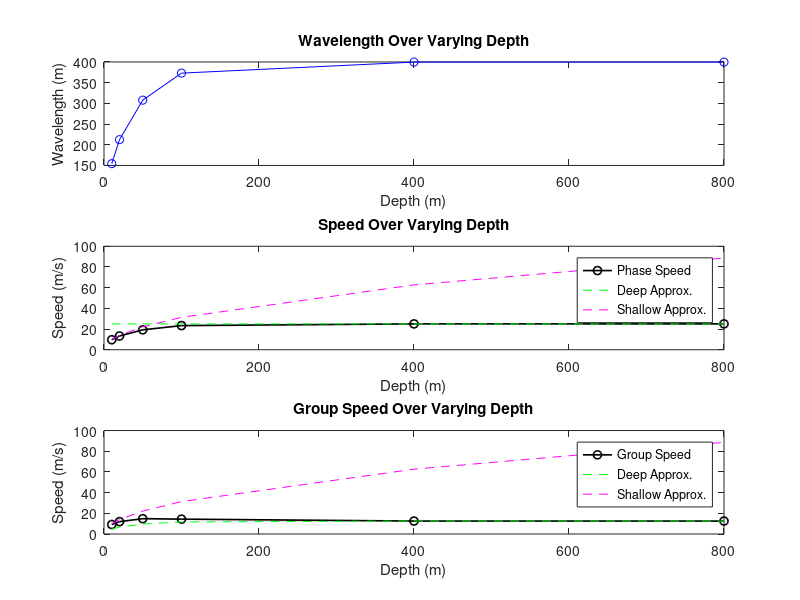

Reproduce this figure in MATLAB.
clear all;
close all;
clc;
format long;
name = 'Kasey Haman';
id = 'A16978114';

%%Problem 1
T = 16; %sec
w = 2*pi/T;
g = 9.81;
h = [10 20 50 100 400 800];
soln = zeros(size(h));

for i = 1:6
    %Calculate k given dispersion relation (w^2 - gktanh(kh) = 0)
    %Bisections Method to find soln;
func = @(k) w^2-g*k*tanh(k*h(i));
a = 0; 
b = 0.10; %lower and upper bounds
if func(a) * func(b) > 0
    fprintf('Error with bounds at h=%d', h(i))
    break
end
while (b-a)/2 > 1e-7
c = (a+b)/2;
if func(a)*func(c) < 0
    b = c;
else
    a = c;
end
    ksoln(i) = (b+a)/2;

end
end

clear c;
%Calculate phase and group speeds
for i = 1:6
    c(i) = w/ksoln(i);
    cg(i) = 0.5 * (w / ksoln(i)) * (1 + (2 * ksoln(i) * h(i)) / sinh(2 * ksoln(i) * h(i)));
    lamda(i) = 2*pi / ksoln(i);
end

%Calculate Deep and Shallow Water Limits
for i = 1:6
kdeep = w^2/g;
cdeep(i) = sqrt(g/kdeep);
kshallow = sqrt(w^2/(g*h(i)));
cshallow(i) = sqrt(g*h(i));

cgroupshallow(i) = sqrt(g*h(i));
cgroupdeep(i) = c(i)/2;
end

figure;
subplot(3, 1, 1)
plot (h, lamda, 'b-o')
hold on;
title('Wavelength Over Varying Depth')
ylabel('Wavelength (m)');
xlabel('Depth (m)');

subplot(3, 1, 2)
plot (h, c, 'k-o', 'LineWidth', 1.2)
hold on;
title('Speed Over Varying Depth')
ylabel('Speed (m/s)');
xlabel('Depth (m)');
plot(h, cdeep, 'g--')
plot(h, cshallow, 'm--')
legend('Phase Speed',  ...
    'Deep Approx.', 'Shallow Approx.',  'Location', 'Northeast');

subplot(3, 1, 3)
plot(h, cg, 'k-o', 'LineWidth', 1.2)
hold on;
title('Group Speed Over Varying Depth')
ylabel('Speed (m/s)');
xlabel('Depth (m)');
plot(h, cgroupdeep, 'g--')
plot(h, cgroupshallow, 'm--')
legend('Group Speed', ...
    'Deep Approx.', 'Shallow Approx.',  'Location', 'Northeast');


%% Problem 2
clear all;
h = [10, 30];      % m
e = 0.6;           % efficiency constant
T = 8;             % s
Hdeep = 3;             % m
p = 1029;          % kg/m^3 seawater
desiredP = 500;    % watts
g = 9.81;          % m/s^2
omega = 2 * pi / T;   %rad/s

%Solve for deep water group velocity and wavelength
cgdeep = 1/2*(g*T/(2*pi));
lamdadeep = cgdeep*T*2;

%Calculate k values at different h values
for i = 1:2
    %Calculate k given dispersion relation (w^2 - gktanh(kh) = 0)
    %Bisections Method to find soln;
func = @(k) omega^2-g*k*tanh(k*h(i));
a = 0; 
b = 10; %lower and upper bounds
if func(a) * func(b) > 0
    fprintf('Error with bounds at h=%d', h(i))
    break
end
while (b-a)/2 > 1e-7
d = (a+b)/2;
if func(a)*func(d) < 0
    b = d;
else
    a = d;
end
    ksoln(i) = (b+a)/2;

%Solve for other constant(s)
lamda(i) = 2*pi/ksoln(i); %wavelength
c(i) = omega / ksoln(i);
cg(i) = c(i)/2 * ( 1 + (2*ksoln(i)*h(i)) / sinh(2*ksoln(i)*h(i)) );

%Solve H with equation from lecture
H(i) = Hdeep * (cgdeep / (cg(i)))^0.5;

u(i) = omega * H(i) / 2 * (1 / sinh(ksoln(i) * h(i)));  % Horizontal velocity near sea bed (z=-h)
w(i) = omega * H(i) / 2;  % Vertical velocity near surface (z=0)

% Diameter Calculations
Dhorizontal(i) = 2 * sqrt(desiredP / (e * 2 * pi * 0.5 * p * (u(i)^3)));  % Horizontal cylinder diameter
Dvertical(i) = 2 * sqrt(desiredP / (e * 2 * pi * 0.5 * p * (w(i)^3)));  % Vertical cylinder diameter

end
end


    % Display results
    for i = 1:2
    fprintf('For depth = %d m:\n', h(i));
    fprintf('  Wavelength = %.2f m\n', lamda(i));
    fprintf('  Required diameter for vertical cylinder: %.2f m\n', Dvertical(i));
    fprintf('  Required diameter for horizontal cylinder: %.2f m\n\n', Dhorizontal(i));
    end
